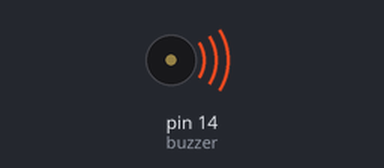
Simulated run of this sketch. Board: Arduino Uno, built with avr-gcc and run on an emulated ATmega328P. Parts: buzzer (waves = sounding).

Above: at 0.2 s.
Timing chart, 0 to 3.0 s (numbered marks = the images above):
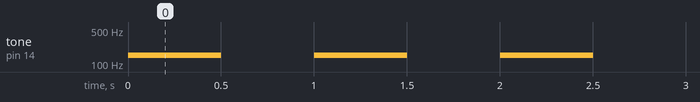

Measured:
- by itself, tone on pin 14 (buzzer): alternates 150 Hz for 0.50 s and silent for 0.50 s

The sketch:

Buzzer.ino
```cpp
const int buzzer = 14; //buzzer to arduino pin 9

void setup(){
  pinMode(buzzer, OUTPUT); // Set buzzer - pin 9 as an output
}

void loop(){
  tone(buzzer, 150); // Send 1KHz sound signal...
  delay(500);        // ...for 1 sec
  noTone(buzzer);     // Stop sound...
  delay(500);        // ...for 1sec
}
```
